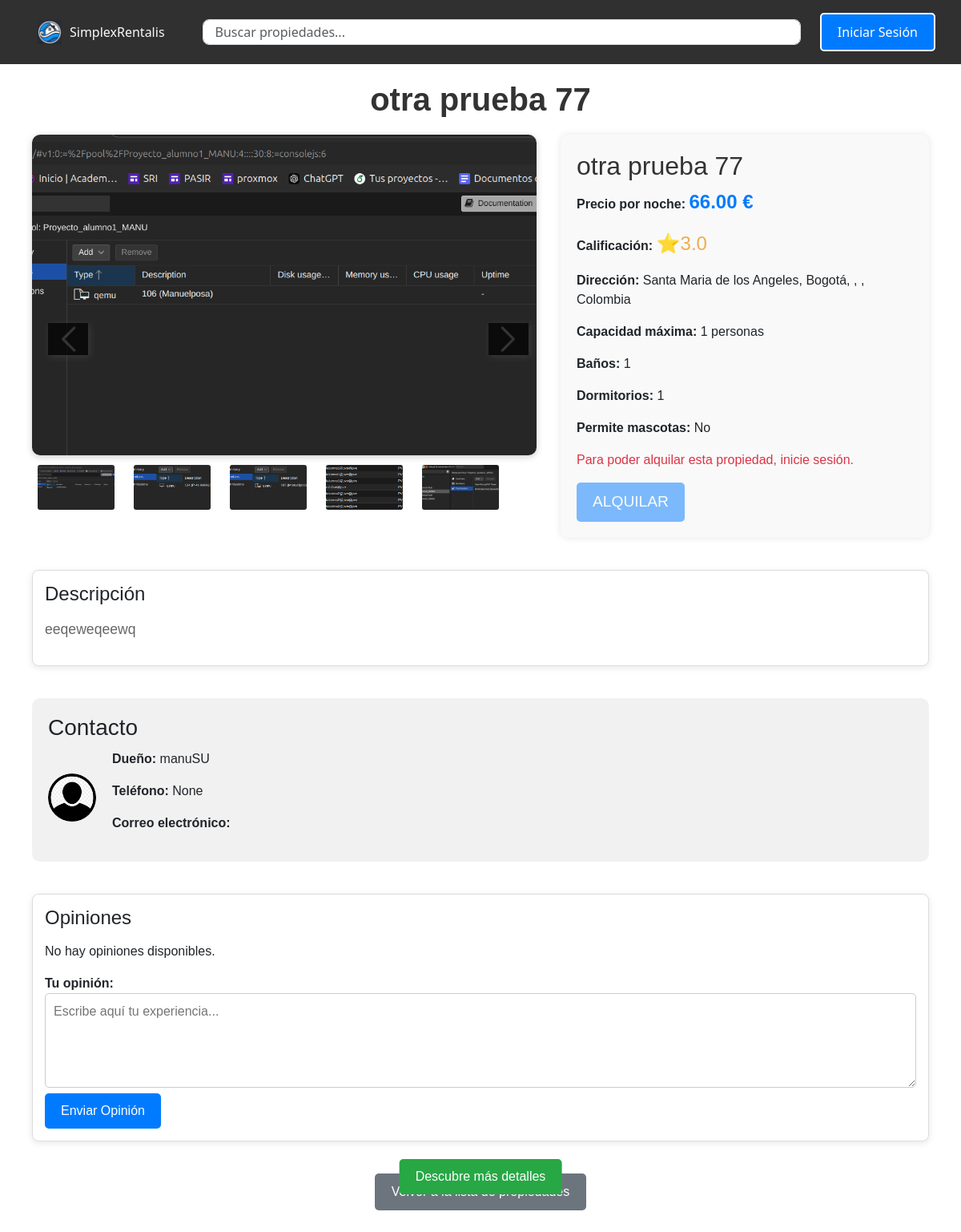
Screenshot of /propiedad/29/ with the database file from the repository.
### SimplexRentalisAPP/models.py (models this page shows, shortened)
class Propiedades(models.Model):
    id = models.AutoField(primary_key=True)
    nombre = models.CharField(max_length=100, blank=False, null=False)
    descripcion = models.TextField(max_length=3000, blank=True, null=True)
    direccion = models.CharField(max_length=300, blank=False, null=False)
    precio_noche = MoneyField(max_digits=10, decimal_places=2, blank=False, null=False, default_currency='EUR')
    propietario = models.ForeignKey('User', on_delete=models.CASCADE, related_name='propiedades', blank=False, null=False)
    calificacion = models.DecimalField(
        default=3.0,
        blank=False,
        null=False,
        max_digits=3,
        validators=[MinValueValidator(1), MaxValueValidator(5)],
        decimal_places=1
    )
    permite_mascotas = models.BooleanField(default=False)
    en_mantenimiento = models.BooleanField(default=False)
    capacidad_maxima = models.IntegerField(default=1, blank=False, null=False)
    cantidad_banos = models.IntegerField(default=1, blank=False, null=False)
    cantidad_dormitorios = models.IntegerField(default=1, blank=False, null=False)
    galeria = models.ForeignKey('Galeria', on_delete=models.CASCADE, related_name='propiedades_galeria', blank=True, null=True)
    class Meta:
        constraints = [
            models.UniqueConstraint(fields=['direccion', 'propietario'], name='unique_direccion_propietario')
        ]

class Galeria(models.Model):
    id = models.AutoField(primary_key=True)
    propiedad = models.ForeignKey('Propiedades', related_name='gallery_images', on_delete=models.CASCADE)
    imagen = models.ImageField(upload_to='propiedades/', null=False, blank=False)
    descripcion = models.CharField(max_length=255, blank=True, null=True)
    portada = models.BooleanField(default=False)  # Si es la imagen principal de la propiedad
    class Meta:
        verbose_name = 'Imagen de la propiedad'
        verbose_name_plural = 'Galería de imágenes de las propiedades'

class User(AbstractUser):
    email = models.EmailField(unique=True, max_length=254)
    telefono = models.CharField(unique=True, max_length=15, blank=True, null=True)
    fecha_nacimiento = models.DateField(null=True, blank=True)
    genero = models.CharField(
        max_length=10,
        choices=[('masculino', 'Masculino'), ('femenino', 'Femenino'), ('otro', 'Otro')],
        blank=True,
        null=True
    )
    identidad_usuario = models.OneToOneField(
        'IdentidadUsuario',
        on_delete=models.SET_NULL,
        null=True,
        blank=True,
        related_name='usuario_asociado'
    )
    avatar = models.ImageField(
        upload_to='avatars/',
        null=True,
        blank=True,
        default='defaults/default_avatar.png'
    )
    es_propietario = models.BooleanField(default=False)
    ultimo_acceso = models.DateTimeField(null=True, blank=True)
    groups = models.ManyToManyField(
        'auth.Group',
        related_name='custom_user_groups',
        blank=True
    )
    user_permissions = models.ManyToManyField(
        'auth.Permission',
        related_name='custom_user_permissions',
        blank=True
    )

### SimplexRentalisAPP/views.py (the view)
# urls.py: path('propiedad/<int:pk>/', DetallePropiedadView.as_view(), name='propiedad_detallada'),
class DetallePropiedadView(DetailView):
    model = Propiedades
    template_name = 'SimplexRentalisAPP/propiedad_detallada.html'
    def get_context_data(self, **kwargs):
        context = super().get_context_data(**kwargs)
        propiedad = self.get_object()
        permite_opinar_sin_reserva = True  # Puedes cambiar a False para desactivar esta opción
        user_has_reservation = False  # Aquí deberías añadir la lógica real para comprobar la reserva del usuario
        context['imagen_portada'] = Galeria.objects.filter(propiedad=propiedad, portada=True).first()
        context['imagenes'] = Galeria.objects.filter(propiedad=propiedad)
        context['permite_opinar_sin_reserva'] = permite_opinar_sin_reserva
        context['user_has_reservation'] = user_has_reservation
        return context

### SimplexRentalisAPP/templates/SimplexRentalisAPP/propiedad_detallada.html (shortened to what this page needs)
{% extends 'base.html' %}
{% load static %}
{% block content %}
<div id="main-content" style="max-width: 1200px; margin: auto; font-family: Arial, sans-serif; padding: 20px;">
    <h1 class="propiedad-title" style="text-align: center; margin-bottom: 20px; font-size: 2.5em; color: #333;">{{ propiedades.nombre }}</h1>
    <div class="detalle-container" style="display: flex; flex-wrap: wrap; gap: 20px; margin-bottom: 40px;">
        <div class="propiedad-image" style="flex: 3; position: relative;">
            <div class="image-navigation" style="position: absolute; top: 50%; left: 10px; transform: translateY(-50%); z-index: 10;">
                <span class="arrow left-arrow" onclick="changeImageByArrow('prev')" style="cursor: pointer;">
                    <img src="{% static 'defaults/flecha-izquierda.png' %}" alt="Flecha Izquierda" style="width: 50px; opacity: 0.7; filter: drop-shadow(2px 2px 4px #444);">
                </span>
            </div>
            {% if imagen_portada %}
                <img src="{{ imagen_portada.imagen.url }}" alt="Imagen de Portada" class="img-fluid main-image" id="main-image"
                     style="width: 100%; height: 400px; object-fit: cover; border-radius: 10px;">
            {% else %}
                <div class="no-imagen" style="text-align: center; font-size: 18px; color: gray; border: 1px solid #ccc; padding: 20px; border-radius: 10px;">
                    No hay imagen de portada disponible.
                </div>
            {% endif %}
            <div class="thumbnails-container" style="display: flex; gap: 10px; margin-top: 10px; overflow-x: auto;">
                {% for imagen in imagenes %}
                    <img src="{{ imagen.imagen.url }}" alt="{{ imagen.descripcion }}" class="thumbnail-image"
                         style="width: 100px; height: 60px; object-fit: cover; border-radius: 5px; cursor: pointer; border: 2px solid transparent;"
                         onclick="changeImage('{{ imagen.imagen.url }}', this)">
                {% endfor %}
            </div>
            <div class="image-navigation" style="position: absolute; top: 50%; right: 10px; transform: translateY(-50%); z-index: 10;">
                <span class="arrow right-arrow" onclick="changeImageByArrow('next')" style="cursor: pointer;">
                    <img src="{% static 'defaults/flecha-derecha.png' %}" alt="Flecha Derecha" style="width: 50px; opacity: 0.7; filter: drop-shadow(2px 2px 4px #444);">
                </span>
            </div>
        </div>
        <div class="propiedad-summary" style="flex: 2; background-color: #f9f9f9; padding: 20px; border-radius: 10px; box-shadow: 0 0 10px rgba(0, 0, 0, 0.1);">
            <h2 style="margin-top: 0; color: #333; font-size: 2em;">{{ propiedades.nombre }}</h2>
            <p><strong>Precio por noche:</strong> <span style="color: #007bff; font-size: 1.5em; font-weight: bold;">{{ propiedades.precio_noche }} €</span></p>
            <p><strong>Calificación:</strong>
                <span style="color: #f0ad4e; font-size: 1.5em;">⭐{{ propiedades.calificacion }}</span>
            </p>
            <p><strong>Dirección:</strong> {{ propiedades.direccion }}</p>
            <p><strong>Capacidad máxima:</strong> {{ propiedades.capacidad_maxima }} personas</p>
            <p><strong>Baños:</strong> {{ propiedades.cantidad_banos }}</p>
            <p><strong>Dormitorios:</strong> {{ propiedades.cantidad_dormitorios }}</p>
            <p><strong>Permite mascotas:</strong> {{ propiedades.permite_mascotas|yesno:"Sí,No" }}</p>
            {% if not request.user.is_authenticated %}
                <p style="color: #dc3545;">Para poder alquilar esta propiedad, inicie sesión.</p>
                <button type="button" class="btn btn-primary alquilar-btn" disabled
                        style="background-color: #007bff; color: white; border: none; padding: 10px 20px; font-size: 1.2em; cursor: not-allowed; border-radius: 5px; opacity: 0.5;">
                    ALQUILAR
                </button>
            {% elif request.user == propiedades.propietario %}
                <p style="color: #dc3545;">No puedes alquilar esta propiedad porque eres el propietario.</p>
            {% endif %}
        </div>
    </div>
    <div class="explore-button" id="explore-button" style="position: fixed; bottom: 60px; left: 50%; transform: translateX(-50%); z-index: 1000;">
        <button onclick="scrollToDescription()" style="background-color: #28a745; color: white; border: none; padding: 10px 20px; font-size: 1em; cursor: pointer; border-radius: 5px;">
            Descubre más detalles
        </button>
    </div>
    <div class="descripcion-container" id="descripcion" style="margin-bottom: 40px;">
        <h3>Descripción</h3>
        <p style="line-height: 1.6; font-size: 1.1em; color: #666;">{{ propiedades.descripcion }}</p>
    </div>
    <div class="contacto-container" style="background-color: #f1f1f1; padding: 20px; border-radius: 10px; margin-bottom: 40px;">
        <h3>Contacto</h3>
        <div style="display: flex; align-items: center;">
            <img src="{% if propiedades.propietario.avatar %}{{ propiedades.propietario.avatar.url }}{% else %}/media/defaults/default_avatar.png{% endif %}" alt="Avatar" style="width: 60px; height: 60px; border-radius: 50%; margin-right: 20px;">
            <div>
                <p><strong>Dueño:</strong> {{ propiedades.propietario.username }}</p>
                <p><strong>Teléfono:</strong> {{ propiedades.propietario.telefono }}</p>
                <p><strong>Correo electrónico:</strong> {{ propiedades.propietario.email }}</p>
            </div>
        </div>
    </div>
    <div class="opiniones-container" style="margin-bottom: 40px;">
        <h3>Opiniones</h3>
                {% for opinion in propiedades.opiniones_set.all %}
            <div class="opinion" style="background-color: #f9f9f9; padding: 10px; margin-bottom: 10px; border-radius: 5px; box-shadow: 0 0 5px rgba(0, 0, 0, 0.1);" data-opinion-id="{{ opinion.id }}">
                <strong>{{ opinion.usuario }}:</strong>
                <p>{{ opinion.comentario }}</p>
                <div style="display: flex; align-items: center;">
                    <div style="display: flex; align-items: center; margin-right: 10px;">
                        <span class="likes-count" style="font-size: 20px;">{{ opinion.likes }}</span>
                        <button type="button" class="like-btn" style="background: none; border: none; cursor: pointer;">
                            <img src="{% static 'defaults/like.png' %}" alt="Me gusta" style="width: 20px; height: 20px;">
                        </button>
                    </div>
                    <div style="display: flex; align-items: center;">
                        <span class="dislikes-count" style="font-size: 20px;">{{ opinion.dislikes }}</span>
                        <button type="button" class="dislike-btn" style="background: none; border: none; cursor: pointer;">
                            <img src="{% static 'defaults/like.png' %}" alt="No me gusta" style="width: 20px; height: 20px; transform: rotate(180deg);">
                        </button>
                    </div>
                </div>
            </div>
        {% empty %}
            <p>No hay opiniones disponibles.</p>
        {% endfor %}
        {% if user == propiedades.propietario %}
            <p style="color: #dc3545;">No puedes dejar una opinión porque eres el propietario de esta propiedad.</p>
        {% elif user_has_reservation or permite_opinar_sin_reserva %}
            <form action="{% url 'enviar_opinion' propiedades.id %}" method="post">
                <label for="comentario" style="font-weight: bold;">Tu opinión:</label>
                <textarea name="comentario" id="comentario" rows="4" style="width: 100%; padding: 10px; border: 1px solid #ccc; border-radius: 5px;" placeholder="Escribe aquí tu experiencia..."></textarea>
                <button type="submit" style="background-color: #007bff; color: white; border: none; padding: 10px 20px; font-size: 1em; border-radius: 5px; cursor: pointer;">
                    Enviar Opinión
                </button>
            </form>
        {% else %}
            <p style="color: #6c757d; margin-top: 20px;">Para dejar una opinión, debes haber reservado esta propiedad y la fecha de inicio de tu estancia debe haber pasado.</p>
        {% endif %}
    </div>
    <div class="back-link" style="text-align: center;">
        <a href="{% url 'propiedades' %}" class="btn" style="background-color: #6c757d; color: white; padding: 10px 20px; text-decoration: none; border-radius: 5px;">Volver a la lista de propiedades</a>
    </div>
</div>
{% endblock %}

### static/css/style.css (style rules this page uses)
body { padding-top: 60px; }
#main-content { margin-left: 60px; margin-top: 60px; padding: 20px; }
.propiedad-image img { width: 100%; height: 200px; object-fit: cover; }
#main-content { max-width: 1200px; margin: auto; padding: 20px; }
.propiedad-title { text-align: center; margin-bottom: 20px; font-size: 2em; }
.detalle-container { display: flex; margin-bottom: 40px; }
.propiedad-image { position: relative; width: 50%; padding-right: 10px; }
.main-image { width: 100%; height: auto; border-radius: 8px; box-shadow: 0 2px 8px rgba(0, 0, 0, 0.2); transition: transform 0.3s; }
.thumbnail-image { width: 80px; height: 80px; border-radius: 4px; margin-right: 5px; cursor: pointer; transition: transform 0.2s, border 0.2s; border: 2px solid transparent; }
.thumbnails-container { display: flex; overflow: hidden; position: relative; height: 80px; }
.thumbnails-container img { width: 80px; height: 80px; margin: 0 5px; cursor: pointer; transition: transform 0.2s; }
.descripcion-container, .opiniones-container { margin-top: 30px; padding: 15px; border: 1px solid #ddd; border-radius: 8px; background-color: #fff; box-shadow: 0 2px 8px rgba(0, 0, 0, 0.1); }
h3 { margin-bottom: 10px; }
.back-link { text-align: center; margin-top: 30px; }
.btn { background-color: #007bff; color: white; padding: 10px 20px; border-radius: 5px; text-decoration: none; }
.btn-primary { background-color: #007bff; border-radius: 8px; padding: 12px 20px; text-transform: uppercase; transition: background-color 0.3s ease; }
.propiedad-title { font-size: 2rem; font-weight: bold; margin-bottom: 20px; color: #333; }
.descripcion-container h3 { font-size: 1.5rem; margin-bottom: 15px; }
.descripcion-container p { font-size: 1rem; line-height: 1.6; color: #666; }
.opiniones-container h3 { font-size: 1.5rem; margin-bottom: 15px; }
.arrow { font-size: 40px; cursor: pointer; position: absolute; top: 50%; transform: translateY(-50%); z-index: 10; }
.left-arrow { left: 10px; }
.right-arrow { right: 10px; }
.arrow img { width: 40px; height: 40px; transition: transform 0.2s ease-in-out; }
.image-navigation { position: absolute; top: 50%; transform: translateY(-50%); z-index: 10; }

### rows the page displays
Propiedades: nombre "otra prueba 77", precio_noche "66.00", calificacion "3.0", direccion "Santa Maria de los Angeles, Bogotá, , , Colombia", capacidad_maxima "1", cantidad_banos "1", cantidad_dormitorios "1", permite_mascotas "No", descripcion "eeqeweqeewq", propietario.username "manuSU", propietario.telefono "None"
Galeria: imagen (picture)
Galeria: imagen (picture)
Galeria: imagen (picture)
Galeria: imagen (picture)
Galeria: imagen (picture)
